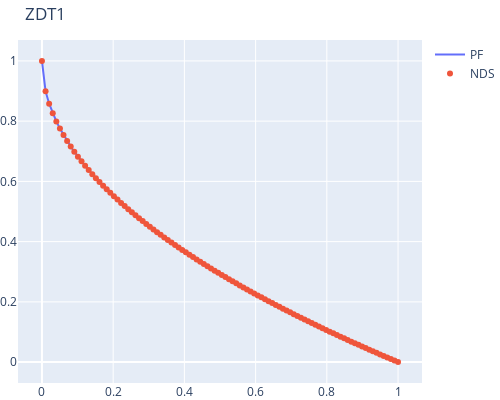
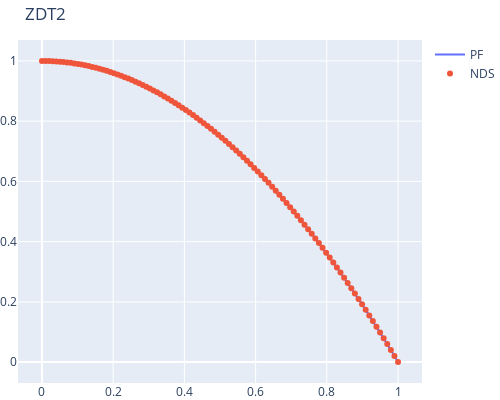
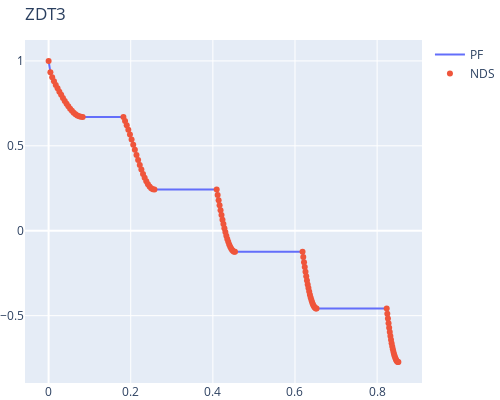
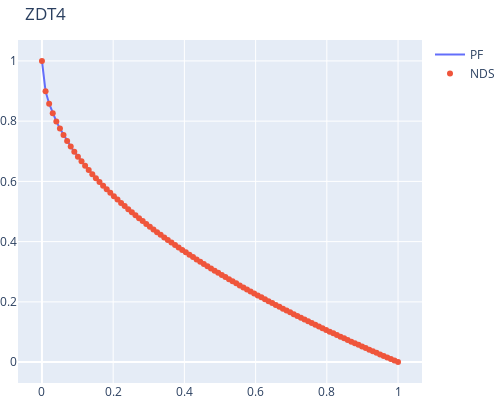

The cell these charts' notebook holds for them, in order:
### Markdown cell above
# Test if evaluated PS fits PF

### Code cell
from moo.zdt import ZDT1, ZDT2, ZDT3, ZDT4, ZDT6
from helper import plot_front

n_paretos = 100

problem = ZDT1()
nds = problem.evaluate(problem._calc_pareto_set(n_paretos))
plot_front(problem, nds, title="ZDT1").show()

problem = ZDT2()
nds = problem.evaluate(problem._calc_pareto_set(n_paretos))
plot_front(problem, nds, title="ZDT2").show()

problem = ZDT3()
nds = problem.evaluate(problem._calc_pareto_set(n_paretos))
plot_front(problem, nds, title="ZDT3").show()

problem = ZDT4()
nds = problem.evaluate(problem._calc_pareto_set(n_paretos))
plot_front(problem, nds, title="ZDT4").show()

problem = ZDT6()
nds = problem.evaluate(problem._calc_pareto_set(n_paretos))
plot_front(problem, nds, title="ZDT6").show()
